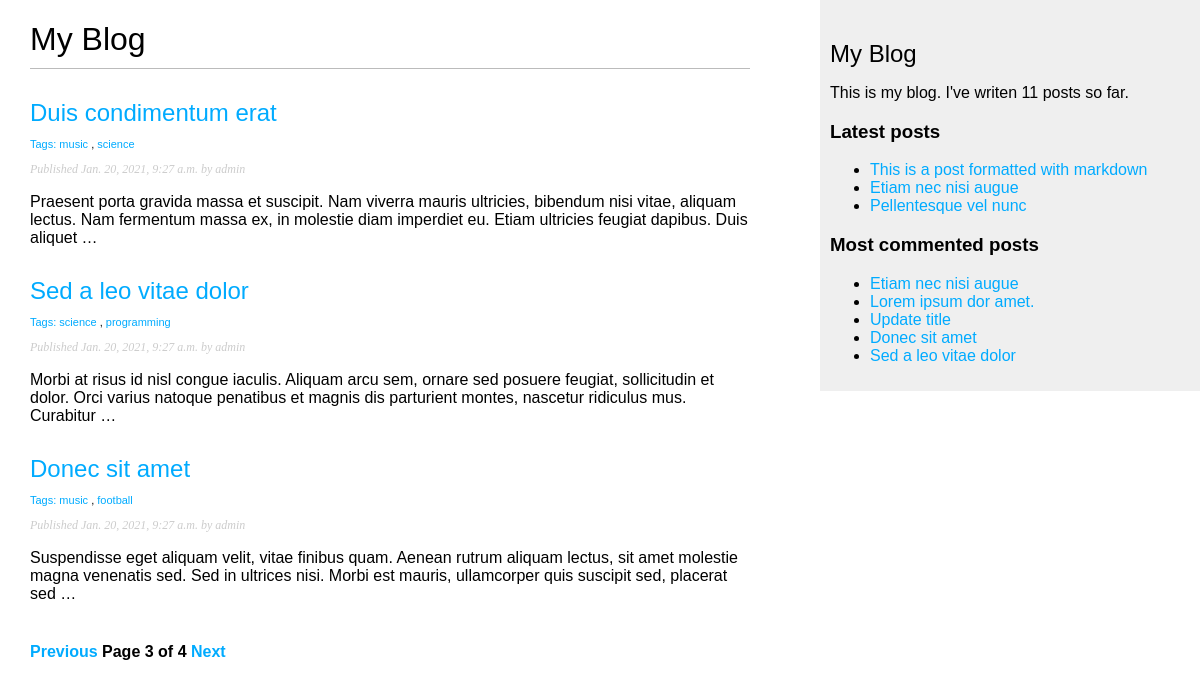
/?page=3, run on the app's committed database.
### blog/models.py (models this page shows, shortened)
class Post(models.Model):
    STATUS_CHOICES = (
        ('draft', 'Draft'),
        ('published', 'Published'),
    )
    title = models.CharField(max_length=250)
    slug = models.SlugField(max_length=250, unique_for_date='publish')
    author = models.ForeignKey(User, on_delete=models.CASCADE, related_name='blog_posts')
    body = models.TextField()
    publish = models.DateTimeField(default=timezone.now)
    created = models.DateTimeField(auto_now_add=True)
    updated = models.DateTimeField(auto_now=True)
    status = models.CharField(max_length=10, choices=STATUS_CHOICES, default='draft')
    tags = TaggableManager()
    objects = models.Manager()
    published = PublishedManager()
    class Meta:
        ordering = ('-publish',)
    def get_absolute_url(self):
        return reverse("blog:post_detail", args=[self.publish.year, self.publish.month, self.publish.day, self.slug])

### blog/views.py (the view)
# urls.py: path('', views.post_list, name='post_list'),
def post_list(request, tag_slug=None):
    object_list = Post.published.all()
    tag = None
    if tag_slug:
        tag = get_object_or_404(Tag, slug=tag_slug)
        object_list = object_list.filter(tags__in = [tag])
    paginator = Paginator(object_list,3) # 3 posts in each page
    page = request.GET.get('page') # http://127.0.0.1:8000/blog/?page=3
    try:
        posts = paginator.page(page)
    except PageNotAnInteger:
        posts = paginator.page(1)
    except EmptyPage:
        posts = paginator.page(paginator.num_pages)
    return render(request, 'blog/post/list.html', {'page': page, 'posts': posts,'tag':tag } )

### blog/models.py (called while the page is built)
    def get_queryset(self):
        return super(PublishedManager, self).get_queryset().filter(status='published')

### blog/templatetags/blog_tags.py (called while the page is built)
@register.simple_tag
def total_posts():
    return Post.published.count()

@register.inclusion_tag('blog/post/latest_posts.html')
def show_latest_posts(count = 5):
    latest_posts = Post.published.order_by('-publish')[:count]
    return { 'latest_posts': latest_posts }

@register.simple_tag
def get_most_commented_posts(count = 5):
    return Post.published.annotate(total_comments = Count('comments')).order_by('-total_comments')[:count]

@register.filter(name='markdown')
def markdown_filter(text):
    return mark_safe(markdown.markdown(text))

### blog/templates/blog/post/list.html (shortened to what this page needs)
{% extends 'blog/base.html' %}
{% load blog_tags %}
{% block content %}
<h1>My Blog</h1>
    {% for post  in posts  %}
        <h2>
            <a href="{{ post.get_absolute_url }}">
                {{ post.title }}
                <p class="tags">Tags:
                     {% for tag in post.tags.all %}
                        <a href="{% url "blog:post_list_by_tag" tag.slug %}">
                            {{ tag.name }}</a>
                        {% if not forloop.last %}, {% endif %}
                     {% endfor %}
                </p>
            </a>
        </h2>
        <p class="date">
            Published {{ post.publish }} by {{ post.author }}
        </p>
        {{ post.body | markdown | truncatewords_html:30}}
    {% endfor %}
    {% include "pagination.html" with page=posts %}
{% endblock content %}

### blog/templates/blog/base.html (shortened to what this page needs)
{% load blog_tags %}
{% load static %}
<!DOCTYPE html>
<html lang="en">
<head>
    <link href="{% static 'css/blog.css' %}" rel="stylesheet">
</head>
<body>
    <div id="content">
        {% block content %}
        {% endblock content %}
    </div>
    <div id="sidebar">
        <h2>My Blog</h2>
        <p>This is my blog. I've writen {% total_posts %} posts so far.</p>
        <h3>Latest posts</h3>
        {% show_latest_posts 3 %}
        <h3>Most commented posts</h3>
        {% get_most_commented_posts as most_commented_posts %}
        <ul>
            {% for post in most_commented_posts %}
                <li>
                    <a href="{{ post.get_absolute_url }}">{{post.title}}</a>
                </li>
            {% endfor %}
        </ul>
    </div>
</body>
</html>

### blog/templates/blog/post/latest_posts.html
<ul>
    {% for post in latest_posts %}
        <li>
            <a href="{{ post.get_absolute_url }}">{{ post.title }}</a>
        </li>
    {% endfor %}
</ul>

### blog/static/css/blog.css (style rules this page uses)
body { margin:0; padding:0; font-family:helvetica, sans-serif; }
a { color:#00abff; text-decoration:none; }
h1 { font-weight:normal; border-bottom:1px solid #bbb; padding:0 0 10px 0; }
h2 { font-weight:normal; margin:30px 0 0; }
#content { float:left; width:60%; padding:0 0 0 30px; }
#sidebar { float:right; width:30%; padding:10px; background:#efefef; height:100%; }
p.date { color:#ccc; font-family: georgia, serif; font-size: 12px; font-style: italic; }
.tags { color: black; font-size: 11px; }

### data on the page
Post: title "Duis condimentum erat", publish "Jan. 20, 2021, 9:27 a.m.", author "admin", body "Praesent porta gravida massa et suscipit. Nam viverra mauris ultricies, bibendum nisi vitae, aliquam lectus. Nam fermentum massa ex, in molestie diam imperdiet eu. Etiam ultricies feugiat dapibus. Duis aliquet …"
Tag: name "music"
Tag: name "science"
Post: title "Sed a leo vitae dolor", publish "Jan. 20, 2021, 9:27 a.m.", author "admin", body "Morbi at risus id nisl congue iaculis. Aliquam arcu sem, ornare sed posuere feugiat, sollicitudin et dolor. Orci varius natoque penatibus et magnis dis parturient montes, nascetur ridiculus mus. Curabitur …"
Tag: name "programming"
Post: title "Donec sit amet", publish "Jan. 20, 2021, 9:27 a.m.", author "admin", body "Suspendisse eget aliquam velit, vitae finibus quam. Aenean rutrum aliquam lectus, sit amet molestie magna venenatis sed. Sed in ultrices nisi. Morbi est mauris, ullamcorper quis suscipit sed, placerat sed …"
Tag: name "football"
Post: title "This is a post formatted with markdown"
Post: title "Etiam nec nisi augue"
Post: title "Pellentesque vel nunc"
Post: title "Lorem ipsum dor amet."
Post: title "Update title"

### other printed values
{{ page.number }} "3"
{{ page.paginator.num_pages }} "4"
